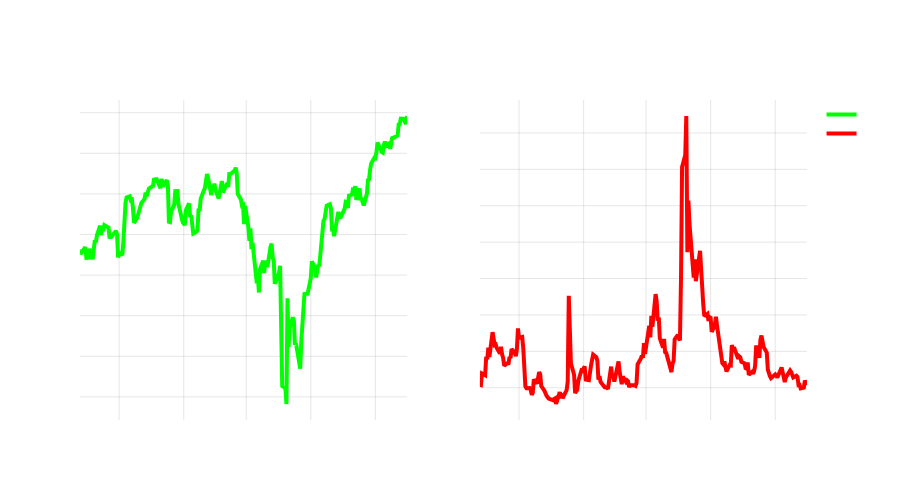

The notebook cell saved with this chart:
### Markdown cell above
### 3.)  Qualitative Edge

The efficacy of qualitative approaches comes under fire quickly. 

They don't have as much structure as quantitative method and for that reason can lack algorithmic implementation to the same discretionary high-touch capacity.

**Qualitative Edge comes from Information Advantage:**

- AI researcher understands and has a perspective on the current limitations of AI and takes a position based on their views

- An MD understands the current drug-approval landscape and doesn't see a company's product getting approved

- A volatility trader has seen this boat rocked 10,000 + 1 times and can't see vol higher than it is now

This is NOT insider information.

There can be a statistical basis for their decision making, or it can be purely discretionary (think implied probability).

Maybe there is some underlying statistical structure, maybe there isn't - these sample paths only play out *one* time anyway (think elections, we can bet on the outcome, maybe the implied probability suggests something about where most of the money lies, but we can't repeat this experiment 100,000 times and see if its a reasonable proxy - just like with financial derivatives and implied volatility).

#####  Example: Tariffs Early 2025, Increasing Volatility

### Code cell
import pandas as pd

df = pd.read_csv('spy_vix_ytd_data.csv')

# Create figure with subplots
fig = make_subplots(rows=1, cols=2,
                    subplot_titles=('SPY Price Action',
                                  'VIX Price Action'))

# Plot SPY data
fig.add_trace(
    go.Scatter(x=df['Date'], y=df['SPY'],
               name='SPY',
               line=dict(color='#00FF00', width=4)),
    row=1, col=1
)

# Plot VIX data  
fig.add_trace(
    go.Scatter(x=df['Date'], y=df['VIX'],
               name='VIX',
               line=dict(color='#FF0000', width=4)),
    row=1, col=2
)

# Update layout
fig.update_layout(
    showlegend=True,
    height=500,
    title_text='SPY vs VIX YTD',
    title_x=0.5,
    title_font_size=20,
    plot_bgcolor='rgba(0,0,0,0)',
    paper_bgcolor='rgba(0,0,0,0)',
    font=dict(color='white')
)

# Update axes
fig.update_xaxes(showgrid=True, gridwidth=1, gridcolor='rgba(128,128,128,0.2)',
                 zeroline=True, zerolinewidth=1, zerolinecolor='rgba(128,128,128,0.5)',
                 title_text='Date',
                 row=1, col=1)
fig.update_yaxes(showgrid=True, gridwidth=1, gridcolor='rgba(128,128,128,0.2)',
                 zeroline=True, zerolinewidth=1, zerolinecolor='rgba(128,128,128,0.5)',
                 title_text='Price ($)',
                 row=1, col=1)

fig.update_xaxes(showgrid=True, gridwidth=1, gridcolor='rgba(128,128,128,0.2)',
                 zeroline=True, zerolinewidth=1, zerolinecolor='rgba(128,128,128,0.5)',
                 title_text='Date',
                 row=1, col=2)
fig.update_yaxes(showgrid=True, gridwidth=1, gridcolor='rgba(128,128,128,0.2)',
                 zeroline=True, zerolinewidth=1, zerolinecolor='rgba(128,128,128,0.5)',
                 title_text='VIX Level',
                 row=1, col=2)

fig.show()

### Figure 1 — Plotly figure (JSON) as saved in the notebook; plotly's stock layout.template omitted (floating-point values rounded to 4 significant figures; data arrays with more than 128 entries replaced by an {"elided": "..."} marker saying what was removed)
{"data": [{"line": {"color": "#00FF00", "width": 4}, "name": "SPY", "type": "scatter", "x": {"elided": "212 str values"}, "xaxis": "x", "y": {"elided": "212 float values"}, "yaxis": "y"}, {"line": {"color": "#FF0000", "width": 4}, "name": "VIX", "type": "scatter", "x": {"elided": "212 str values"}, "xaxis": "x2", "y": {"elided": "212 float values"}, "yaxis": "y2"}], "layout": {"annotations": [{"font": {"size": 16}, "showarrow": false, "text": "SPY Price Action", "x": 0.225, "xanchor": "center", "xref": "paper", "y": 1, "yanchor": "bottom", "yref": "paper"}, {"font": {"size": 16}, "showarrow": false, "text": "VIX Price Action", "x": 0.775, "xanchor": "center", "xref": "paper", "y": 1, "yanchor": "bottom", "yref": "paper"}], "font": {"color": "white"}, "height": 500, "paper_bgcolor": "rgba(0,0,0,0)", "plot_bgcolor": "rgba(0,0,0,0)", "showlegend": true, "title": {"font": {"size": 20}, "text": "SPY vs VIX YTD", "x": 0.5}, "xaxis": {"anchor": "y", "domain": [0, 0.45], "gridcolor": "rgba(128,128,128,0.2)", "gridwidth": 1, "showgrid": true, "title": {"text": "Date"}, "zeroline": true, "zerolinecolor": "rgba(128,128,128,0.5)", "zerolinewidth": 1}, "xaxis2": {"anchor": "y2", "domain": [0.55, 1], "gridcolor": "rgba(128,128,128,0.2)", "gridwidth": 1, "showgrid": true, "title": {"text": "Date"}, "zeroline": true, "zerolinecolor": "rgba(128,128,128,0.5)", "zerolinewidth": 1}, "yaxis": {"anchor": "x", "domain": [0, 1], "gridcolor": "rgba(128,128,128,0.2)", "gridwidth": 1, "showgrid": true, "title": {"text": "Price ($)"}, "zeroline": true, "zerolinecolor": "rgba(128,128,128,0.5)", "zerolinewidth": 1}, "yaxis2": {"anchor": "x2", "domain": [0, 1], "gridcolor": "rgba(128,128,128,0.2)", "gridwidth": 1, "showgrid": true, "title": {"text": "VIX Level"}, "zeroline": true, "zerolinecolor": "rgba(128,128,128,0.5)", "zerolinewidth": 1}}}
